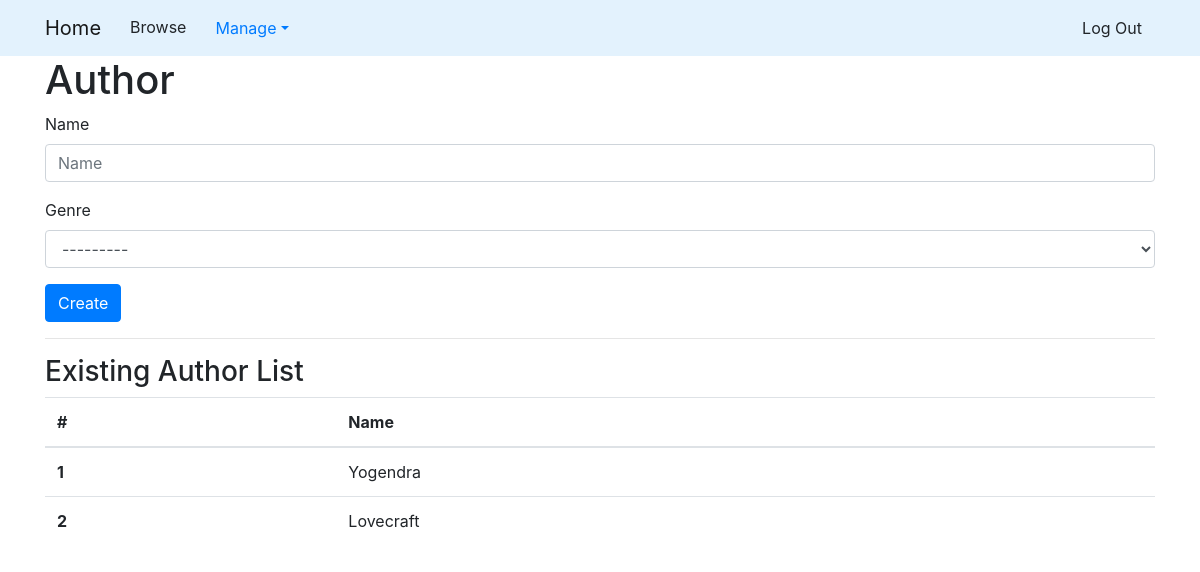
Page /author/ (signed in) on the earlier database version.
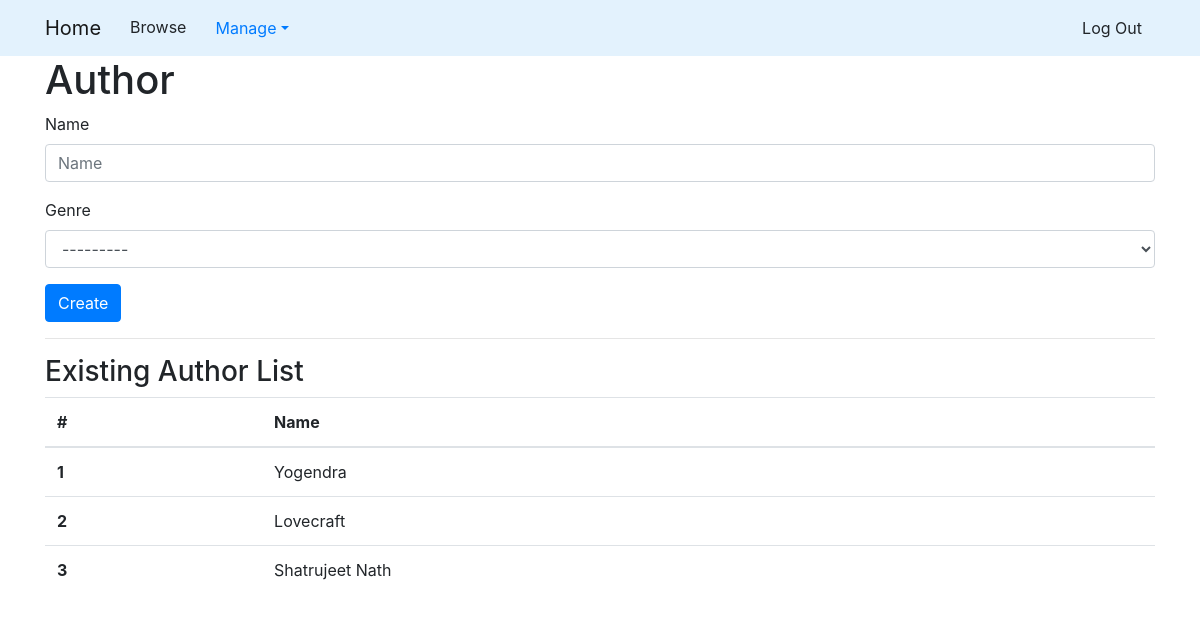
Same page on the later database version.
### library_app/models.py (models this page shows, shortened)
class Author(models.Model):
    name = models.TextField()

### library_app/views.py (the view)
# urls.py: url('author/', views.CreateAuthorView.as_view(), name='author'),
class CreateAuthorView(SuperUserRequiredMixin, CreateView):
    form_class = forms.CreateAuthorForm
    success_url = reverse_lazy('library_app:author')
    template_name = 'library_app/author.html'
    def get_context_data(self, **kwargs):
        kwargs['author_list'] = models.Author.objects.order_by('id')
        return super(CreateAuthorView, self).get_context_data(**kwargs)

### library_app/forms.py
class CreateAuthorForm(forms.ModelForm):
    genre = forms.ModelChoiceField(queryset=Genre.objects.all())
    class Meta:
        model = Author
        fields = ('name',)
        widgets = {
            'name': forms.TextInput(attrs={'class': 'textinputclass'}),
        }

### library_app/models.py (called while the page is built)
    def __str__(self):
        return self.name

### library_app/views.py (called while the page is built)
    def test_func(self):
        return self.request.user.is_superuser

### library_app/templates/library_app/author.html (shortened to what this page needs)
{% extends "base.html" %}
{% load bootstrap4 %}
{% block body_block %}
<div class="container">
    <h1>Author</h1>
    <form method="POST">
        {% bootstrap_form form %}
        <input type="submit" class="btn btn-primary" value="Create">
    </form>
    <hr>
    <h3>Existing Author List</h3>
    <table class="table">
        <thead>
            <tr>
                <th scope="col">#</th>
                <th scope="col">Name</th>
            </tr>
        </thead>
        <tbody>
            {% for author in author_list %}
            <tr>
                <th scope="row">{{author.pk}}</th>
                <td>{{author.name}}</td>
            </tr>
            {% endfor %}
        </tbody>
    </table>
</div>
{% endblock %}

Differences in the rows shown:
added Author: pk "3", name "Shatrujeet Nath"
